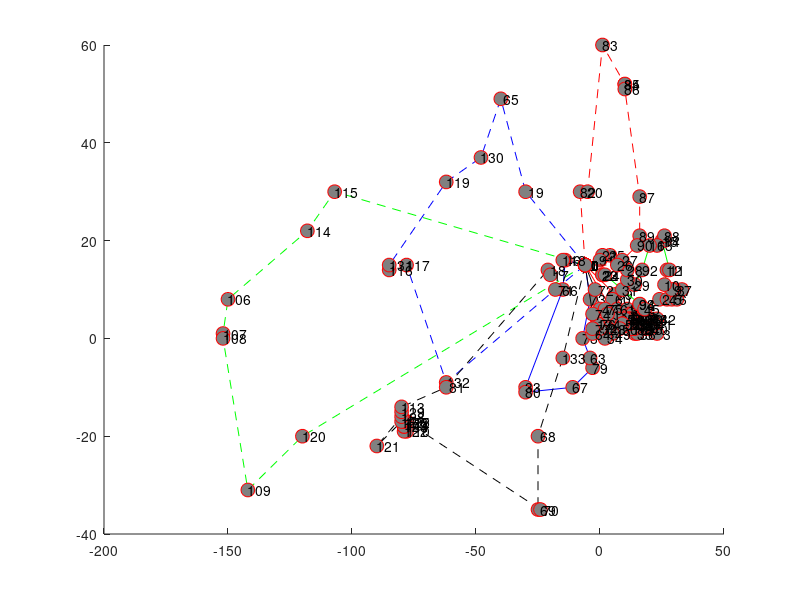

MATLAB code to generate this figure: (Note: this script raises an error after producing the figure.)
hold on;
plot([ -6;  6;  5;  7; 11; 12; 13; 15; 16; 17; 18; 20; 20; 23; 23; 22; 20; 18; 17; 15; 14; 14; 15; 14; 13; 12; 12; 12; 11; 11; 11; 10;  7; -6], [ 15;  9;  8;  6;  6;  5;  5;  4;  4;  4;  4;  4;  4;  4;  1;  3;  2;  2;  2;  3;  3;  1;  1;  2;  2;  3;  4;  4;  4;  3;  3;  4;  4; 15], '-ro', 'MarkerSize', 10, 'MarkerEdgeColor', 'r', 'MarkerFaceColor', [0.5,0.5,0.5]);
text([ -6;  6;  5;  7; 11; 12; 13; 15; 16; 17; 18; 20; 20; 23; 23; 22; 20; 18; 17; 15; 14; 14; 15; 14; 13; 12; 12; 12; 11; 11; 11; 10;  7; -6], [ 15;  9;  8;  6;  6;  5;  5;  4;  4;  4;  4;  4;  4;  4;  1;  3;  2;  2;  2;  3;  3;  1;  1;  2;  2;  3;  4;  4;  4;  3;  3;  4;  4; 15], num2str([   0;  59;  60;  61;  58;  57; 105;  97;  96;  38;  39;  43;  44;  42;   3;  41;  40;  95;  37;  98; 100;  35;  36;  99; 101; 104;  56; 103;  55;  53; 102;  54;  62;   0]));
plot([ -6;  1;  1;  2;  9; 16; 16; 18; 24; 27; 29; 31; 33; 30; 29; 26; 27; 28; 25; 26; 26; 23; 20; 17; 14; 11; 11;  4;  1;  0; -6], [ 15; 13; 13; 13; 10;  7;  7;  6;  8;  8;  8;  8; 10; 10; 10; 11; 14; 14; 20; 20; 21; 19; 19; 14; 11; 12; 14; 17; 17; 16; 15], '-go', 'MarkerSize', 10, 'MarkerEdgeColor', 'r', 'MarkerFaceColor', [0.5,0.5,0.5]);
text([ -6;  1;  1;  2;  9; 16; 16; 18; 24; 27; 29; 31; 33; 30; 29; 26; 27; 28; 25; 26; 26; 23; 20; 17; 14; 11; 11;  4;  1;  0; -6], [ 15; 13; 13; 13; 10;  7;  7;  6;  8;  8;  8;  8; 10; 10; 10; 11; 14; 14; 20; 20; 21; 19; 19; 14; 11; 12; 14; 17; 17; 16; 15], num2str([   0;  22;  23;  24;  31;  93;  94;  45;   2;   4;   5;   6;   7;   8;   9;  10;  12;  11;  15;  14;  88;  13;  16;  92;  29;  30;  28;  25;  21;  91;   0]));
plot([ -6;-14;-15;-30;-30;-11; -3; -4; -7; -4; -6], [ 15; 16; 10;-10;-11;-10; -6; -4;  0;  8; 15], '-bo', 'MarkerSize', 10, 'MarkerEdgeColor', 'r', 'MarkerFaceColor', [0.5,0.5,0.5]);
text([ -6;-14;-15;-30;-30;-11; -3; -4; -7; -4; -6], [ 15; 16; 10;-10;-11;-10; -6; -4;  0;  8; 15], num2str([   0;  46;  66;  33;  80;  67;  79;  63;  78;  73;   0]));
plot([ -6; -2;  0;  2;  3;  9;  9;  8;  5;  3;  2;  0; -1; -1; -3; -3; -3; -6], [ 15; 10;  6;  6;  5;  3;  3;  2;  1;  2;  0;  2;  3;  3;  1;  2;  5; 15], '-ko', 'MarkerSize', 10, 'MarkerEdgeColor', 'r', 'MarkerFaceColor', [0.5,0.5,0.5]);
text([ -6; -2;  0;  2;  3;  9;  9;  8;  5;  3;  2;  0; -1; -1; -3; -3; -3; -6], [ 15; 10;  6;  6;  5;  3;  3;  2;  1;  2;  0;  2;  3;  3;  1;  2;  5; 15], num2str([   0;  72;  47;  75;   1;  51;  52;  50;  49;  48;  34;  32; 134;  76;  64;  77;  74;   0]));
plot([ -6; -8; -5;  1; 10; 10; 10; 16; 16; 15;  9;  7; -6], [ 15; 30; 30; 60; 52; 52; 51; 29; 21; 19; 16; 15; 15], '--ro', 'MarkerSize', 10, 'MarkerEdgeColor', 'r', 'MarkerFaceColor', [0.5,0.5,0.5]);
text([ -6; -8; -5;  1; 10; 10; 10; 16; 16; 15;  9;  7; -6], [ 15; 30; 30; 60; 52; 52; 51; 29; 21; 19; 16; 15; 15], num2str([   0;  82;  20;  83;  84;  85;  86;  87;  89;  90;  27;  26;   0]));
plot([ -6;-107;-118;-150;-152;-152;-142;-120; -6], [ 15; 30; 22;  8;  1;  0;-31;-20; 15], '--go', 'MarkerSize', 10, 'MarkerEdgeColor', 'r', 'MarkerFaceColor', [0.5,0.5,0.5]);
text([ -6;-107;-118;-150;-152;-152;-142;-120; -6], [ 15; 30; 22;  8;  1;  0;-31;-20; 15], num2str([   0; 115; 114; 106; 107; 108; 109; 120;   0]));
plot([ -6;-18;-62;-78;-85;-85;-62;-48;-40;-30; -6], [ 15; 10; -9; 15; 14; 15; 32; 37; 49; 30; 15], '--bo', 'MarkerSize', 10, 'MarkerEdgeColor', 'r', 'MarkerFaceColor', [0.5,0.5,0.5]);
text([ -6;-18;-62;-78;-85;-85;-62;-48;-40;-30; -6], [ 15; 10; -9; 15; 14; 15; 32; 37; 49; 30; 15], num2str([   0;  71; 132; 117; 116; 131; 119; 130;  65;  19;   0]));
plot([ -6;-15;-25;-25;-24;-78;-78;-78;-78;-79;-79;-79;-79;-80;-90;-80;-80;-80;-62;-21;-20;-15; -6], [ 15; -4;-20;-35;-35;-17;-17;-18;-19;-19;-18;-18;-17;-17;-22;-16;-15;-14;-10; 14; 13; 16; 15], '--ko', 'MarkerSize', 10, 'MarkerEdgeColor', 'r', 'MarkerFaceColor', [0.5,0.5,0.5]);
text([ -6;-15;-25;-25;-24;-78;-78;-78;-78;-79;-79;-79;-79;-80;-90;-80;-80;-80;-62;-21;-20;-15; -6], [ 15; -4;-20;-35;-35;-17;-17;-18;-19;-19;-18;-18;-17;-17;-22;-16;-15;-14;-10; 14; 13; 16; 15], num2str([   0; 133;  68;  69;  70; 125; 112; 111; 110; 122; 123; 124; 126; 127; 121; 128; 129; 113;  81;  18;  17; 118;   0]));
legend('Route 1','Route 2','Route 3','Route 4','Route 5','Route 6','Route 7','Route 8',0);
xlabel('x');
ylabel('y');
